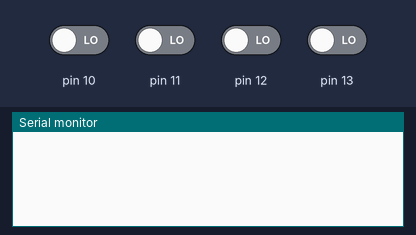
Bench run of a sketch on a simulated Arduino Uno, built with avr-gcc and run on an emulated ATmega328P. Parts: the last lines printed to the serial monitor. The inputs (shaded band) are chosen by the test bench; at power-on: pin 10–13 LOW.

Above: at 1.2 s.
1.3 s: pin 10 driven HIGH
At 2.1 s:
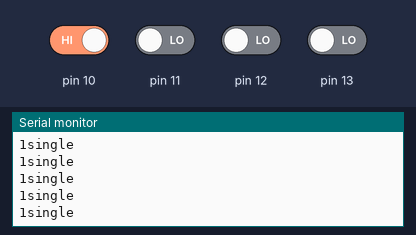
3.2 s: pin 10 driven LOW and pin 11 driven HIGH
At 3.9 s:
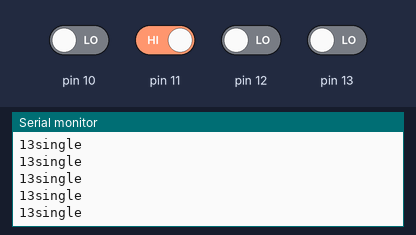
6.2 s: pin 10 driven HIGH
9.2 s: pin 10 driven LOW
12.2 s: pin 11 driven LOW and pin 13 driven HIGH
At 12.7 s:
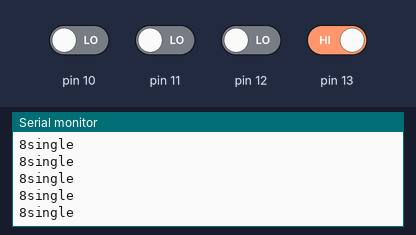
15.2 s: pin 12 driven HIGH
At 16.1 s:
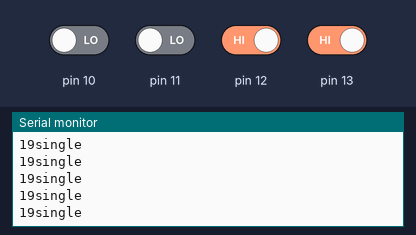
Timing chart, 0 to 17.7 s (numbered marks = the images above; inputs shaded):
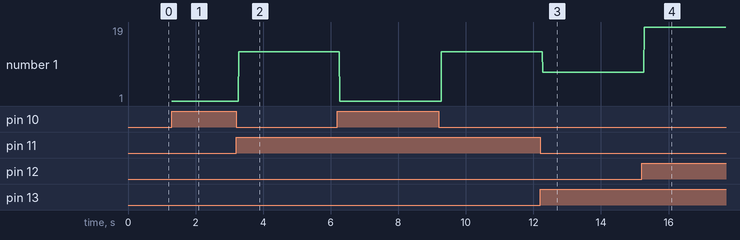

Measured:
- after the input at 1.3 s, the serial monitor: prints a new line at once (image 1)
- after the input at 3.2 s, the serial monitor: prints a new line after 0.08 s (image 2)
- after the input at 12.2 s, the serial monitor: prints a new line after 0.07 s (image 3)
- after the input at 15.2 s, the serial monitor: prints a new line after 0.07 s (image 4)
- plotted number 1: 1 → 13 after the input at 3.2 s, 13 → 8 after the input at 12.2 s, 8 → 19 after the input at 15.2 s

The sketch:

Darts_Remga.ino
```cpp
int SENDPIN[16];
int RECEIVEPIN[4];
boolean found;
int findNum, findPos;

String pos_array[6][4] = {{"InBull", "", "OutBull", ""}, {"16", "7", "4", "18"}, {"9", "2", "15", "12"}, {"14", "17", "10", "5"}, {"11", "3", "6", "20"}, {"8", "19", "13", "1"} };

void setup() {
  // put your setup code here, to run once:

  //pin allocate
  for(int i = 0; i < 16; i++){
    SENDPIN[i] = i + 22;
  }
  for(int i = 0; i < 4; i++){
    RECEIVEPIN[i] = 13 - i;
  }

  //pin setting
  for(int i = 0; i < 16; i++){
    pinMode(SENDPIN[i], OUTPUT);
    digitalWrite(SENDPIN[i], LOW);
  }

  for(int i = 0; i < 4; i++){
    pinMode(RECEIVEPIN[i], INPUT);
  }

  Serial.begin(9600);

}

void loop() {
  // put your main code here, to run repeatedly:

  findNum = 1000;
  findPos = 1000;

  for(int i = 0; i < 16; i++){
      digitalWrite(SENDPIN[i], HIGH);
      for(int j = 0; j < 4; j++){
        if(digitalRead(RECEIVEPIN[j])){
          findNum = i;
          findPos = j;
          found = true;
        }
      }
      digitalWrite(SENDPIN[i], LOW);
  }

  if(found){
    showHitPosition(findNum, findPos);
    found = false;
  }
}

void showHitPosition(int num, int pos){

  int SDT = num % 3;

  if(num == 0){

    if(pos == 1){
      Serial.println("In Bull");
    }
    else if(pos == 3){
      Serial.println("Out Bull");
    }

  }
  else{
    switch(SDT){
      case 0: //single
        Serial.print(pos_array[num/3][pos]);
        Serial.println("single");
        break;
      case 1: //triple
        num += 2;
        Serial.print(pos_array[num/3][pos]);
        Serial.println("triple");
        break;
      case 2: //double
        num += 1;
        Serial.print(pos_array[num/3][pos]);
        Serial.println("double");
        break;
      default:
        break;
    }
  }

}
```
